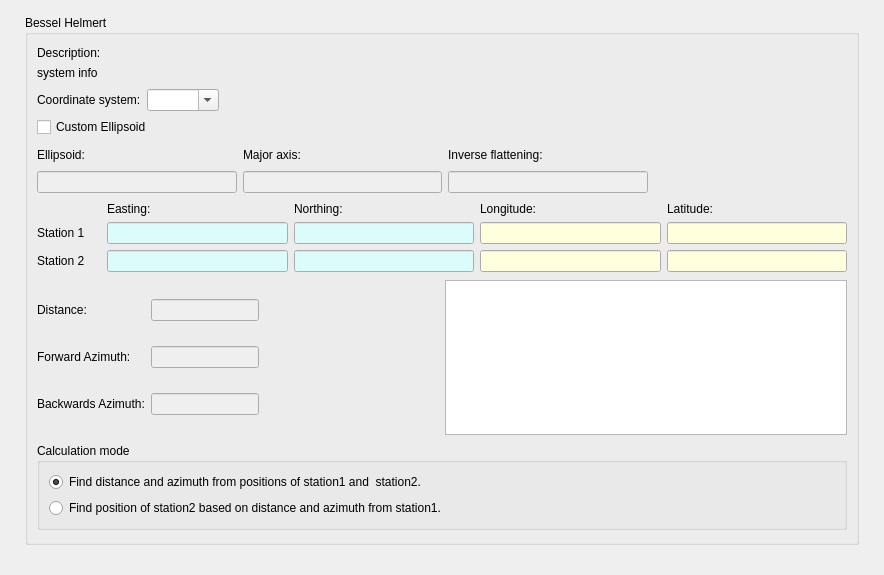
<?xml version="1.0" encoding="UTF-8"?>
<ui version="4.0">
 <class>tab_bshlm</class>
 <widget class="QWidget" name="tab_bshlm">
  <property name="geometry">
   <rect>
    <x>0</x>
    <y>0</y>
    <width>884</width>
    <height>575</height>
   </rect>
  </property>
  <property name="windowTitle">
   <string>Form</string>
  </property>
  <layout class="QVBoxLayout" name="verticalLayout_27">
   <property name="leftMargin">
    <number>25</number>
   </property>
   <property name="topMargin">
    <number>15</number>
   </property>
   <property name="rightMargin">
    <number>25</number>
   </property>
   <property name="bottomMargin">
    <number>30</number>
   </property>
   <item>
    <widget class="QGroupBox" name="gb_bshlm_3">
     <property name="title">
      <string>Bessel Helmert</string>
     </property>
     <layout class="QVBoxLayout" name="verticalLayout_25">
      <item>
       <spacer name="verticalSpacer_37">
        <property name="orientation">
         <enum>Qt::Vertical</enum>
        </property>
        <property name="sizeHint" stdset="0">
         <size>
          <width>20</width>
          <height>40</height>
         </size>
        </property>
       </spacer>
      </item>
      <item>
       <layout class="QGridLayout" name="gridLayout_27">
        <item row="0" column="0">
         <widget class="QLabel" name="label_21">
          <property name="text">
           <string>Description:</string>
          </property>
         </widget>
        </item>
        <item row="1" column="0">
         <widget class="QLabel" name="lbl_bshlm_description">
          <property name="text">
           <string>system info</string>
          </property>
         </widget>
        </item>
       </layout>
      </item>
      <item>
       <spacer name="verticalSpacer_38">
        <property name="orientation">
         <enum>Qt::Vertical</enum>
        </property>
        <property name="sizeHint" stdset="0">
         <size>
          <width>20</width>
          <height>40</height>
         </size>
        </property>
       </spacer>
      </item>
      <item>
       <layout class="QGridLayout" name="gridLayout_28">
        <item row="2" column="1">
         <widget class="QLabel" name="label_22">
          <property name="text">
           <string>Coordinate system:</string>
          </property>
         </widget>
        </item>
        <item row="2" column="2">
         <widget class="QComboBox" name="cb_bshlm_system">
          <property name="whatsThis">
           <string>Minilabel describing the input srs (2D only).</string>
          </property>
          <property name="editable">
           <bool>true</bool>
          </property>
         </widget>
        </item>
        <item row="2" column="6">
         <spacer name="horizontalSpacer_27">
          <property name="orientation">
           <enum>Qt::Horizontal</enum>
          </property>
          <property name="sizeHint" stdset="0">
           <size>
            <width>40</width>
            <height>20</height>
           </size>
          </property>
         </spacer>
        </item>
       </layout>
      </item>
      <item>
       <widget class="QCheckBox" name="chb_bshlm_custom_ellipsoid">
        <property name="enabled">
         <bool>true</bool>
        </property>
        <property name="toolTip">
         <string>Check this to use a custom ellipsoid.</string>
        </property>
        <property name="whatsThis">
         <string>Check this to use a custom ellipsoid and define parameters (axis, flattening) yourself.</string>
        </property>
        <property name="text">
         <string>Custom Ellipsoid</string>
        </property>
       </widget>
      </item>
      <item>
       <spacer name="verticalSpacer_39">
        <property name="orientation">
         <enum>Qt::Vertical</enum>
        </property>
        <property name="sizeHint" stdset="0">
         <size>
          <width>20</width>
          <height>40</height>
         </size>
        </property>
       </spacer>
      </item>
      <item>
       <layout class="QGridLayout" name="gridLayout_29">
        <item row="1" column="0">
         <widget class="QLabel" name="lbl_bshlm_ellipsoid_3">
          <property name="text">
           <string>Ellipsoid:</string>
          </property>
         </widget>
        </item>
        <item row="1" column="2">
         <widget class="QLabel" name="label_23">
          <property name="text">
           <string>Inverse flattening:</string>
          </property>
         </widget>
        </item>
        <item row="1" column="1">
         <widget class="QLabel" name="label_24">
          <property name="text">
           <string>Major axis:</string>
          </property>
         </widget>
        </item>
        <item row="2" column="0">
         <widget class="QLineEdit" name="txt_bshlm_ellipsoid">
          <property name="enabled">
           <bool>false</bool>
          </property>
          <property name="readOnly">
           <bool>false</bool>
          </property>
         </widget>
        </item>
        <item row="2" column="2">
         <widget class="QLineEdit" name="txt_bshlm_flattening">
          <property name="enabled">
           <bool>false</bool>
          </property>
          <property name="whatsThis">
           <string>Inverse flattening of used ellipsoid.</string>
          </property>
          <property name="readOnly">
           <bool>false</bool>
          </property>
         </widget>
        </item>
        <item row="2" column="1">
         <widget class="QLineEdit" name="txt_bshlm_axis">
          <property name="enabled">
           <bool>false</bool>
          </property>
          <property name="whatsThis">
           <string>Major axis of used ellipsoid.</string>
          </property>
          <property name="readOnly">
           <bool>false</bool>
          </property>
         </widget>
        </item>
        <item row="1" column="3">
         <spacer name="horizontalSpacer_28">
          <property name="orientation">
           <enum>Qt::Horizontal</enum>
          </property>
          <property name="sizeHint" stdset="0">
           <size>
            <width>40</width>
            <height>20</height>
           </size>
          </property>
         </spacer>
        </item>
       </layout>
      </item>
      <item>
       <spacer name="verticalSpacer_40">
        <property name="orientation">
         <enum>Qt::Vertical</enum>
        </property>
        <property name="sizeHint" stdset="0">
         <size>
          <width>20</width>
          <height>40</height>
         </size>
        </property>
       </spacer>
      </item>
      <item>
       <layout class="QGridLayout" name="gridLayout_30">
        <item row="1" column="2">
         <widget class="QLineEdit" name="txt_bshlm_x1">
          <property name="palette">
           <palette>
            <active>
             <colorrole role="Base">
              <brush brushstyle="SolidPattern">
               <color alpha="255">
                <red>220</red>
                <green>252</green>
                <blue>252</blue>
               </color>
              </brush>
             </colorrole>
            </active>
            <inactive>
             <colorrole role="Base">
              <brush brushstyle="SolidPattern">
               <color alpha="255">
                <red>220</red>
                <green>252</green>
                <blue>252</blue>
               </color>
              </brush>
             </colorrole>
            </inactive>
            <disabled>
             <colorrole role="Base">
              <brush brushstyle="SolidPattern">
               <color alpha="255">
                <red>240</red>
                <green>240</green>
                <blue>240</blue>
               </color>
              </brush>
             </colorrole>
            </disabled>
           </palette>
          </property>
          <property name="whatsThis">
           <string>Input coordinate for first station/point.</string>
          </property>
         </widget>
        </item>
        <item row="1" column="3">
         <widget class="QLineEdit" name="txt_bshlm_y1">
          <property name="palette">
           <palette>
            <active>
             <colorrole role="Base">
              <brush brushstyle="SolidPattern">
               <color alpha="255">
                <red>220</red>
                <green>252</green>
                <blue>252</blue>
               </color>
              </brush>
             </colorrole>
            </active>
            <inactive>
             <colorrole role="Base">
              <brush brushstyle="SolidPattern">
               <color alpha="255">
                <red>220</red>
                <green>252</green>
                <blue>252</blue>
               </color>
              </brush>
             </colorrole>
            </inactive>
            <disabled>
             <colorrole role="Base">
              <brush brushstyle="SolidPattern">
               <color alpha="255">
                <red>240</red>
                <green>240</green>
                <blue>240</blue>
               </color>
              </brush>
             </colorrole>
            </disabled>
           </palette>
          </property>
          <property name="whatsThis">
           <string>Input coordinate for first station/point.</string>
          </property>
         </widget>
        </item>
        <item row="0" column="1">
         <widget class="QLabel" name="label_25">
          <property name="text">
           <string/>
          </property>
         </widget>
        </item>
        <item row="0" column="2">
         <widget class="QLabel" name="lbl_bshlm_x">
          <property name="text">
           <string>Easting:</string>
          </property>
         </widget>
        </item>
        <item row="0" column="3">
         <widget class="QLabel" name="lbl_bshlm_y">
          <property name="text">
           <string>Northing:</string>
          </property>
         </widget>
        </item>
        <item row="1" column="0">
         <widget class="QLabel" name="lbl_bshlm_station1_3">
          <property name="text">
           <string>Station 1 </string>
          </property>
         </widget>
        </item>
        <item row="2" column="0">
         <widget class="QLabel" name="lbl_bshlm_station2_3">
          <property name="text">
           <string>Station 2</string>
          </property>
         </widget>
        </item>
        <item row="2" column="2">
         <widget class="QLineEdit" name="txt_bshlm_x2">
          <property name="palette">
           <palette>
            <active>
             <colorrole role="Base">
              <brush brushstyle="SolidPattern">
               <color alpha="255">
                <red>220</red>
                <green>252</green>
                <blue>252</blue>
               </color>
              </brush>
             </colorrole>
            </active>
            <inactive>
             <colorrole role="Base">
              <brush brushstyle="SolidPattern">
               <color alpha="255">
                <red>220</red>
                <green>252</green>
                <blue>252</blue>
               </color>
              </brush>
             </colorrole>
            </inactive>
            <disabled>
             <colorrole role="Base">
              <brush brushstyle="SolidPattern">
               <color alpha="255">
                <red>240</red>
                <green>240</green>
                <blue>240</blue>
               </color>
              </brush>
             </colorrole>
            </disabled>
           </palette>
          </property>
          <property name="whatsThis">
           <string>Input coordinate for second station/point.</string>
          </property>
         </widget>
        </item>
        <item row="2" column="3">
         <widget class="QLineEdit" name="txt_bshlm_y2">
          <property name="palette">
           <palette>
            <active>
             <colorrole role="Base">
              <brush brushstyle="SolidPattern">
               <color alpha="255">
                <red>220</red>
                <green>252</green>
                <blue>252</blue>
               </color>
              </brush>
             </colorrole>
            </active>
            <inactive>
             <colorrole role="Base">
              <brush brushstyle="SolidPattern">
               <color alpha="255">
                <red>220</red>
                <green>252</green>
                <blue>252</blue>
               </color>
              </brush>
             </colorrole>
            </inactive>
            <disabled>
             <colorrole role="Base">
              <brush brushstyle="SolidPattern">
               <color alpha="255">
                <red>240</red>
                <green>240</green>
                <blue>240</blue>
               </color>
              </brush>
             </colorrole>
            </disabled>
           </palette>
          </property>
          <property name="whatsThis">
           <string>Input coordinate for second station/point.</string>
          </property>
         </widget>
        </item>
        <item row="1" column="4">
         <widget class="QLineEdit" name="txt_bshlm_lon1">
          <property name="enabled">
           <bool>true</bool>
          </property>
          <property name="palette">
           <palette>
            <active>
             <colorrole role="Base">
              <brush brushstyle="SolidPattern">
               <color alpha="255">
                <red>255</red>
                <green>255</green>
                <blue>221</blue>
               </color>
              </brush>
             </colorrole>
            </active>
            <inactive>
             <colorrole role="Base">
              <brush brushstyle="SolidPattern">
               <color alpha="255">
                <red>255</red>
                <green>255</green>
                <blue>221</blue>
               </color>
              </brush>
             </colorrole>
            </inactive>
            <disabled>
             <colorrole role="Base">
              <brush brushstyle="SolidPattern">
               <color alpha="255">
                <red>240</red>
                <green>240</green>
                <blue>240</blue>
               </color>
              </brush>
             </colorrole>
            </disabled>
           </palette>
          </property>
          <property name="readOnly">
           <bool>true</bool>
          </property>
         </widget>
        </item>
        <item row="1" column="5">
         <widget class="QLineEdit" name="txt_bshlm_lat1">
          <property name="enabled">
           <bool>true</bool>
          </property>
          <property name="palette">
           <palette>
            <active>
             <colorrole role="Base">
              <brush brushstyle="SolidPattern">
               <color alpha="255">
                <red>255</red>
                <green>255</green>
                <blue>221</blue>
               </color>
              </brush>
             </colorrole>
            </active>
            <inactive>
             <colorrole role="Base">
              <brush brushstyle="SolidPattern">
               <color alpha="255">
                <red>255</red>
                <green>255</green>
                <blue>221</blue>
               </color>
              </brush>
             </colorrole>
            </inactive>
            <disabled>
             <colorrole role="Base">
              <brush brushstyle="SolidPattern">
               <color alpha="255">
                <red>240</red>
                <green>240</green>
                <blue>240</blue>
               </color>
              </brush>
             </colorrole>
            </disabled>
           </palette>
          </property>
          <property name="readOnly">
           <bool>true</bool>
          </property>
         </widget>
        </item>
        <item row="2" column="4">
         <widget class="QLineEdit" name="txt_bshlm_lon2">
          <property name="enabled">
           <bool>true</bool>
          </property>
          <property name="palette">
           <palette>
            <active>
             <colorrole role="Base">
              <brush brushstyle="SolidPattern">
               <color alpha="255">
                <red>255</red>
                <green>255</green>
                <blue>221</blue>
               </color>
              </brush>
             </colorrole>
            </active>
            <inactive>
             <colorrole role="Base">
              <brush brushstyle="SolidPattern">
               <color alpha="255">
                <red>255</red>
                <green>255</green>
                <blue>221</blue>
               </color>
              </brush>
             </colorrole>
            </inactive>
            <disabled>
             <colorrole role="Base">
              <brush brushstyle="SolidPattern">
               <color alpha="255">
                <red>240</red>
                <green>240</green>
                <blue>240</blue>
               </color>
              </brush>
             </colorrole>
            </disabled>
           </palette>
          </property>
          <property name="readOnly">
           <bool>true</bool>
          </property>
         </widget>
        </item>
        <item row="2" column="5">
         <widget class="QLineEdit" name="txt_bshlm_lat2">
          <property name="enabled">
           <bool>true</bool>
          </property>
          <property name="palette">
           <palette>
            <active>
             <colorrole role="Base">
              <brush brushstyle="SolidPattern">
               <color alpha="255">
                <red>255</red>
                <green>255</green>
                <blue>221</blue>
               </color>
              </brush>
             </colorrole>
            </active>
            <inactive>
             <colorrole role="Base">
              <brush brushstyle="SolidPattern">
               <color alpha="255">
                <red>255</red>
                <green>255</green>
                <blue>221</blue>
               </color>
              </brush>
             </colorrole>
            </inactive>
            <disabled>
             <colorrole role="Base">
              <brush brushstyle="SolidPattern">
               <color alpha="255">
                <red>240</red>
                <green>240</green>
                <blue>240</blue>
               </color>
              </brush>
             </colorrole>
            </disabled>
           </palette>
          </property>
          <property name="readOnly">
           <bool>true</bool>
          </property>
         </widget>
        </item>
        <item row="0" column="4">
         <widget class="QLabel" name="lbl_bshlm_lon">
          <property name="text">
           <string>Longitude:</string>
          </property>
         </widget>
        </item>
        <item row="0" column="5">
         <widget class="QLabel" name="lbl_bshlm_lat">
          <property name="text">
           <string>Latitude:</string>
          </property>
         </widget>
        </item>
       </layout>
      </item>
      <item>
       <spacer name="verticalSpacer_41">
        <property name="orientation">
         <enum>Qt::Vertical</enum>
        </property>
        <property name="sizeHint" stdset="0">
         <size>
          <width>20</width>
          <height>40</height>
         </size>
        </property>
       </spacer>
      </item>
      <item>
       <layout class="QHBoxLayout" name="horizontalLayout_25">
        <item>
         <layout class="QGridLayout" name="gridLayout_31">
          <item row="0" column="1">
           <widget class="QLineEdit" name="txt_bshlm_distance">
            <property name="enabled">
             <bool>false</bool>
            </property>
            <property name="sizePolicy">
             <sizepolicy hsizetype="Fixed" vsizetype="Fixed">
              <horstretch>0</horstretch>
              <verstretch>0</verstretch>
             </sizepolicy>
            </property>
            <property name="whatsThis">
             <string>Calculated distance between points.</string>
            </property>
           </widget>
          </item>
          <item row="1" column="1">
           <widget class="QLineEdit" name="txt_bshlm_azimuth1">
            <property name="enabled">
             <bool>false</bool>
            </property>
            <property name="sizePolicy">
             <sizepolicy hsizetype="Fixed" vsizetype="Fixed">
              <horstretch>0</horstretch>
              <verstretch>0</verstretch>
             </sizepolicy>
            </property>
            <property name="whatsThis">
             <string>Calculated azimuth (distance to geometrical north).</string>
            </property>
           </widget>
          </item>
          <item row="2" column="1">
           <widget class="QLineEdit" name="txt_bshlm_azimuth2">
            <property name="enabled">
             <bool>false</bool>
            </property>
            <property name="sizePolicy">
             <sizepolicy hsizetype="Fixed" vsizetype="Fixed">
              <horstretch>0</horstretch>
              <verstretch>0</verstretch>
             </sizepolicy>
            </property>
           </widget>
          </item>
          <item row="0" column="0">
           <widget class="QLabel" name="label_26">
            <property name="text">
             <string>Distance:</string>
            </property>
           </widget>
          </item>
          <item row="1" column="0">
           <widget class="QLabel" name="label_27">
            <property name="text">
             <string>Forward Azimuth:</string>
            </property>
           </widget>
          </item>
          <item row="2" column="0">
           <widget class="QLabel" name="label_28">
            <property name="text">
             <string>Backwards Azimuth:</string>
            </property>
           </widget>
          </item>
          <item row="0" column="2">
           <spacer name="horizontalSpacer_29">
            <property name="orientation">
             <enum>Qt::Horizontal</enum>
            </property>
            <property name="sizeHint" stdset="0">
             <size>
              <width>40</width>
              <height>20</height>
             </size>
            </property>
           </spacer>
          </item>
         </layout>
        </item>
        <item>
         <widget class="QTextEdit" name="txt_bshlm_log">
          <property name="whatsThis">
           <string>Text field for logging error messages.</string>
          </property>
          <property name="readOnly">
           <bool>true</bool>
          </property>
         </widget>
        </item>
       </layout>
      </item>
      <item>
       <spacer name="verticalSpacer_42">
        <property name="orientation">
         <enum>Qt::Vertical</enum>
        </property>
        <property name="sizeHint" stdset="0">
         <size>
          <width>20</width>
          <height>40</height>
         </size>
        </property>
       </spacer>
      </item>
      <item>
       <widget class="QGroupBox" name="groupBox_12">
        <property name="title">
         <string>Calculation mode</string>
        </property>
        <layout class="QVBoxLayout" name="verticalLayout_26">
         <item>
          <widget class="QRadioButton" name="rdobt_bshlm_mode1">
           <property name="whatsThis">
            <string>In this mode distance and azimuths are calculated based on locations of two input points.</string>
           </property>
           <property name="text">
            <string>Find distance and azimuth from positions of station1 and  station2.</string>
           </property>
           <property name="checked">
            <bool>true</bool>
           </property>
          </widget>
         </item>
         <item>
          <widget class="QRadioButton" name="rdobt_bshlm_mode2">
           <property name="whatsThis">
            <string>In this mode the position of the second point is calculated based on input distance and azimuth.</string>
           </property>
           <property name="text">
            <string>Find position of station2 based on distance and azimuth from station1. </string>
           </property>
          </widget>
         </item>
        </layout>
       </widget>
      </item>
      <item>
       <spacer name="verticalSpacer_43">
        <property name="orientation">
         <enum>Qt::Vertical</enum>
        </property>
        <property name="sizeHint" stdset="0">
         <size>
          <width>20</width>
          <height>40</height>
         </size>
        </property>
       </spacer>
      </item>
     </layout>
    </widget>
   </item>
  </layout>
 </widget>
 <resources/>
 <connections>
  <connection>
   <sender>rdobt_bshlm_mode1</sender>
   <signal>toggled(bool)</signal>
   <receiver>txt_bshlm_x2</receiver>
   <slot>setEnabled(bool)</slot>
   <hints>
    <hint type="sourcelabel">
     <x>441</x>
     <y>486</y>
    </hint>
    <hint type="destinationlabel">
     <x>190</x>
     <y>264</y>
    </hint>
   </hints>
  </connection>
  <connection>
   <sender>rdobt_bshlm_mode1</sender>
   <signal>toggled(bool)</signal>
   <receiver>txt_bshlm_y2</receiver>
   <slot>setEnabled(bool)</slot>
   <hints>
    <hint type="sourcelabel">
     <x>441</x>
     <y>486</y>
    </hint>
    <hint type="destinationlabel">
     <x>379</x>
     <y>264</y>
    </hint>
   </hints>
  </connection>
  <connection>
   <sender>rdobt_bshlm_mode2</sender>
   <signal>toggled(bool)</signal>
   <receiver>txt_bshlm_azimuth1</receiver>
   <slot>setEnabled(bool)</slot>
   <hints>
    <hint type="sourcelabel">
     <x>441</x>
     <y>509</y>
    </hint>
    <hint type="destinationlabel">
     <x>205</x>
     <y>363</y>
    </hint>
   </hints>
  </connection>
  <connection>
   <sender>rdobt_bshlm_mode2</sender>
   <signal>toggled(bool)</signal>
   <receiver>txt_bshlm_distance</receiver>
   <slot>setEnabled(bool)</slot>
   <hints>
    <hint type="sourcelabel">
     <x>441</x>
     <y>509</y>
    </hint>
    <hint type="destinationlabel">
     <x>205</x>
     <y>318</y>
    </hint>
   </hints>
  </connection>
 </connections>
</ui>
